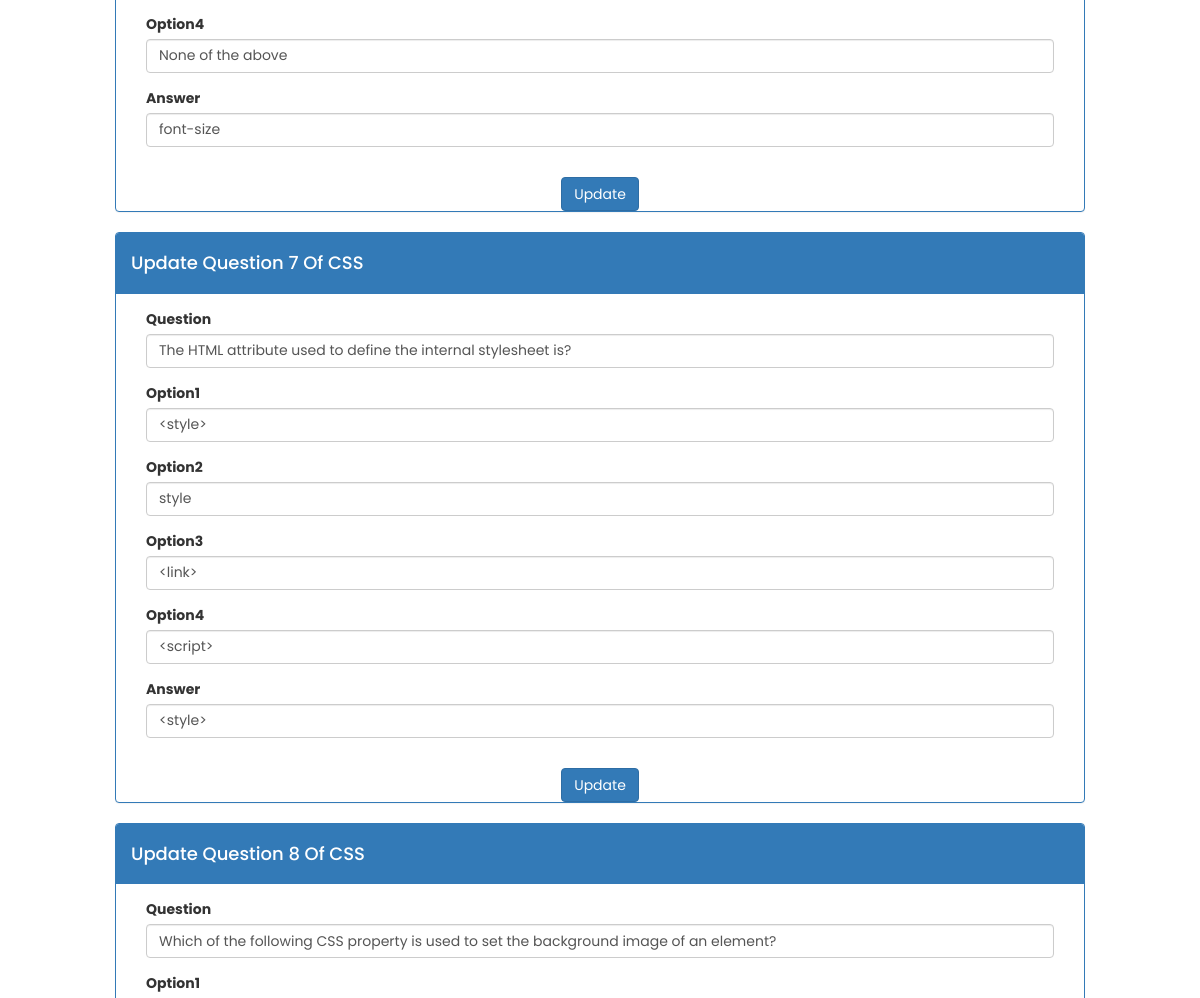
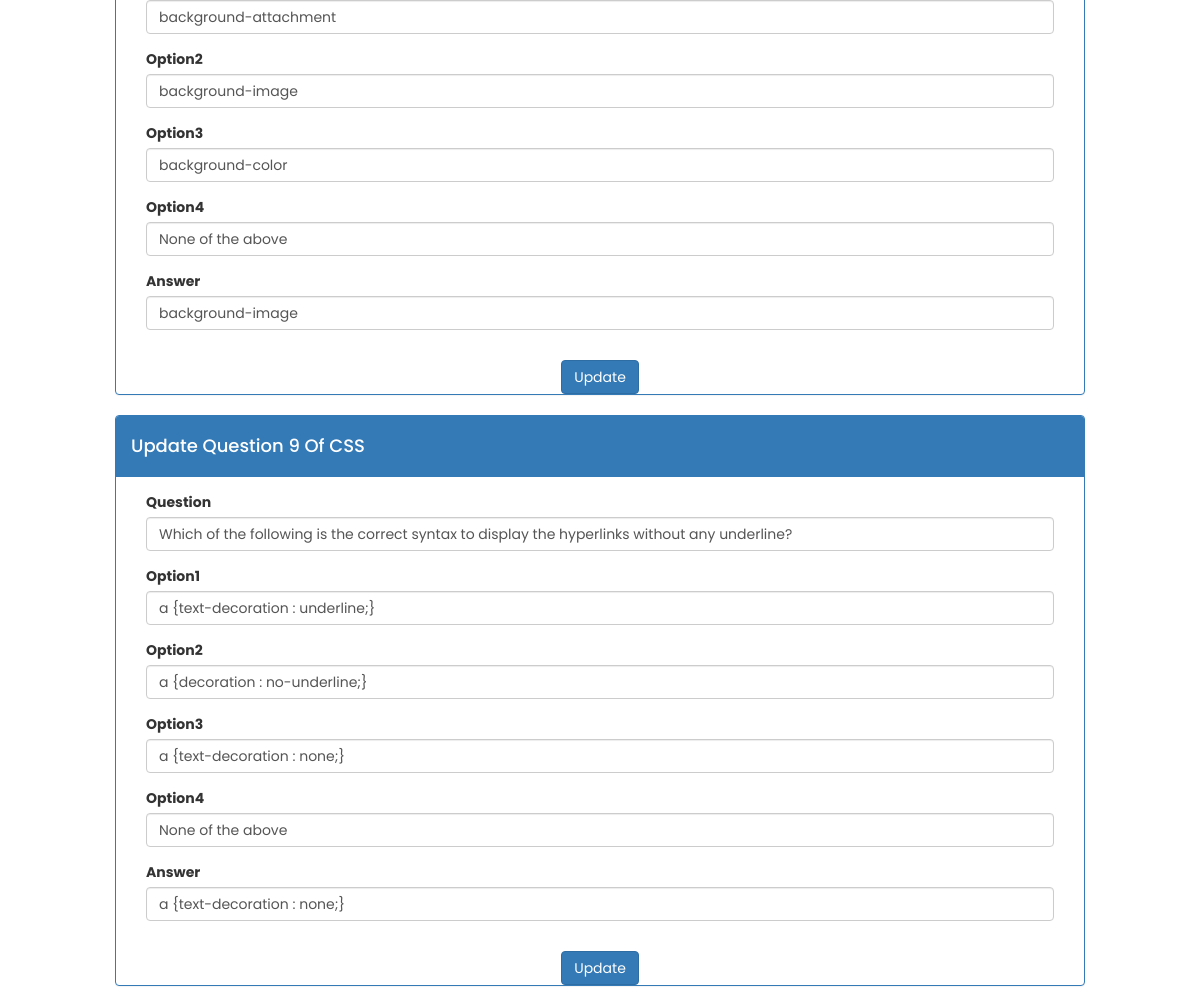
The app's page /edit_quiz.php?id=25 (lower part), older data (2 pictures, top to bottom).
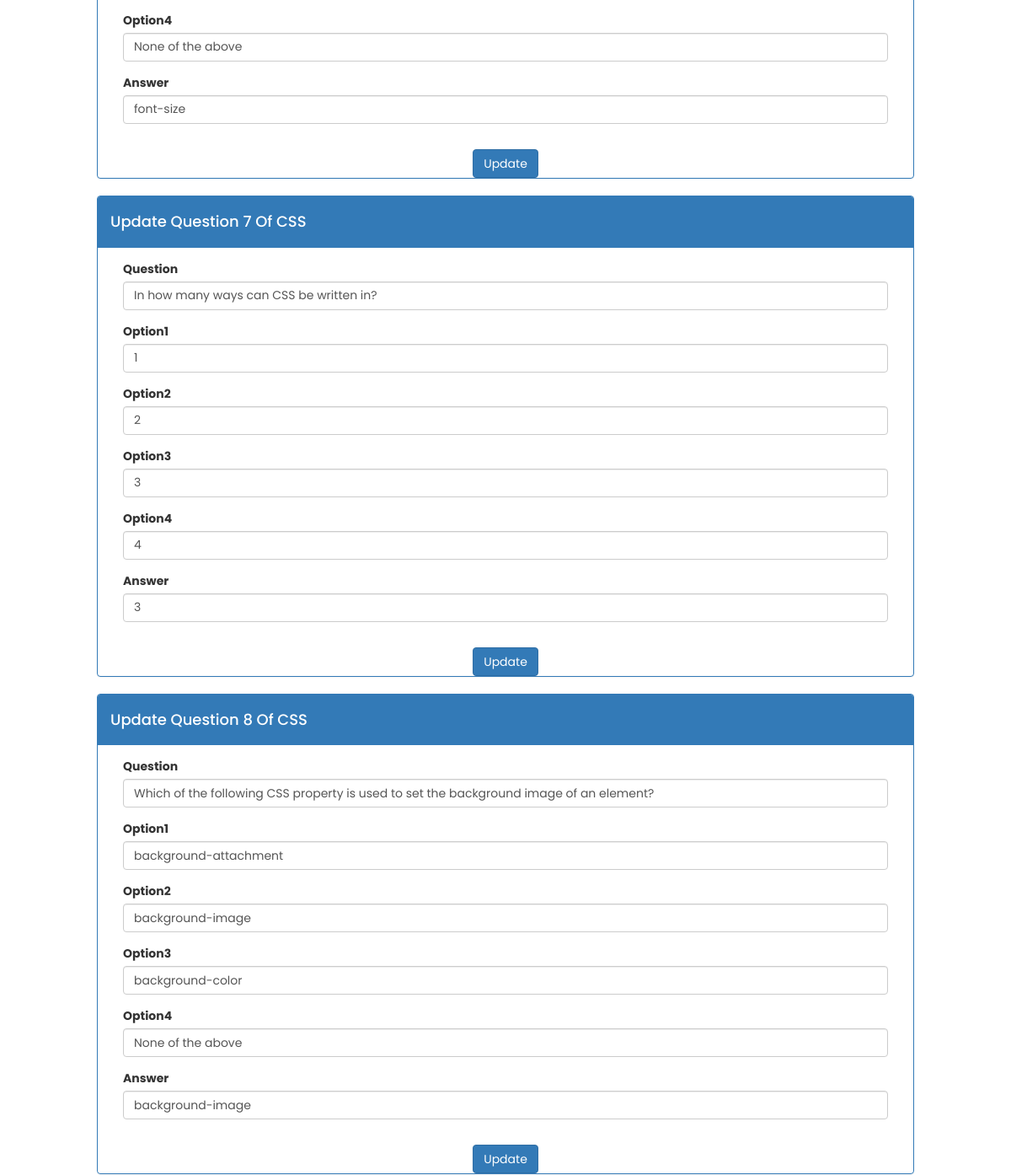
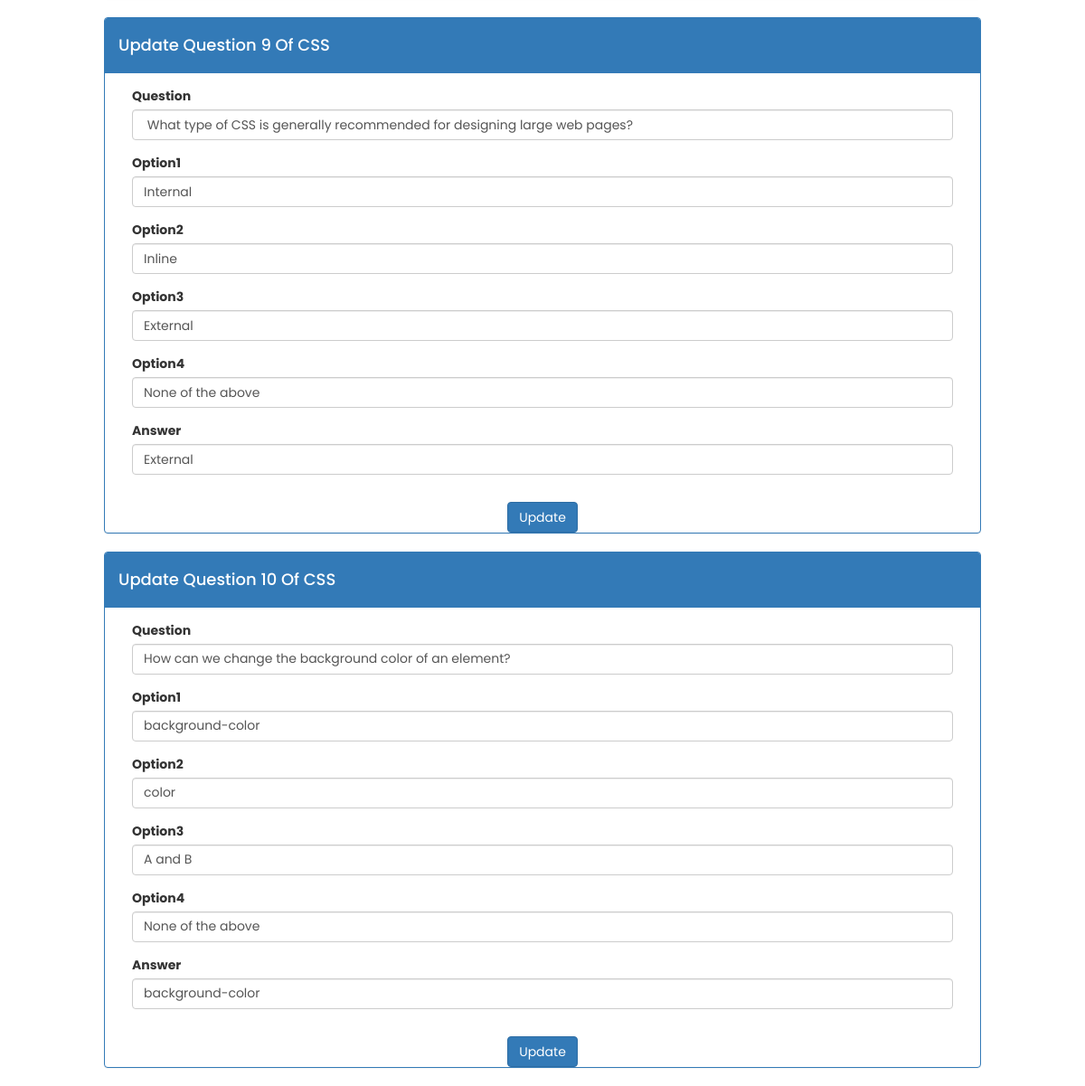
The same page, newer data (2 pictures, top to bottom).
### tables this page shows
CREATE TABLE `questions` (
  `id` int(255) NOT NULL,
  `question_id` int(255) NOT NULL,
  `question_name` varchar(1000) NOT NULL,
  `quiz_id` int(255) NOT NULL,
  `quiz_name` varchar(1000) NOT NULL,
  `option1` varchar(1000) NOT NULL,
  `option2` varchar(1000) NOT NULL,
  `option3` varchar(1000) DEFAULT NULL,
  `option4` varchar(1000) DEFAULT NULL,
  `answer_name` varchar(1000) NOT NULL,
  `userans` text NOT NULL
);

CREATE TABLE `quiz` (
  `quiz_id` int(255) NOT NULL,
  `quiz_name` varchar(255) NOT NULL,
  `subject_id` int(255) NOT NULL,
  `subject_name` varchar(255) NOT NULL,
  `course_id` int(255) NOT NULL,
  `course_name` varchar(255) NOT NULL,
  `NOQ` int(255) NOT NULL,
  `teacher_id` int(255) NOT NULL,
  `name` varchar(255) NOT NULL
);

### edit_quiz.php (the view, shortened to what this page needs)
<?php
require("includes/common.php");
?>
<html>
<head>
    <link rel="stylesheet" href="https://maxcdn.bootstrapcdn.com/bootstrap/3.3.7/css/bootstrap.min.css">
    <link rel="stylesheet" href="style.css">
</head>
<body>
    <?php
    $quiz_id = $_GET["id"];
    $qu = "SELECT * FROM quiz WHERE quiz_id=$quiz_id";
    $res = mysqli_query($con, $qu) or die(mysqli_error($con));
    $a = mysqli_fetch_array($res);
    $quiz_name = $a["quiz_name"];
    $NOQ = $a["NOQ"];
    if ($NOQ == 0) {
        echo "<center><h2><br><br><br><br><br>There isn't any Questions in this Quiz yet.</h2></center>";
    } else {
    ?>
        <br><br><br><br><br>
        <div class="container-fluid" id="content">
            <div class="row ">
                <div class="col-xs-12 col-lg-10 col-lg-offset-1 col-md-10 col-md-offset-1">
                    <?php
                    $que = "SELECT * FROM questions WHERE quiz_id=$quiz_id";
                    $res = mysqli_query($con, $que) or die(mysqli_error($con));
                    $n = 1;
                    while ($row = mysqli_fetch_array($res)) {
                    ?>
                        <div class="panel panel-primary" style="font-family:'Poppins'">
                            <div class="panel-heading">
                                <h4>Update Question <?php echo $n; ?> Of <?php echo $quiz_name; ?></h4>
                            </div>
                            <div class="panel-body">
                                <form action="update_quiz.php?id=<?php echo $row["question_id"]; ?>" method="POST">
                                    <div class="form-group col-sm-12 ">
                                        <label for="question_name">Question</label>
                                        <input class="form-control" name="question_name" value="<?php echo $row["question_name"]; ?>" required>
                                    </div>
                                    <div class="form-group col-sm-12 ">
                                        <label for="option1">Option1</label>
                                        <input class="form-control" name="option1" value="<?php echo $row["option1"]; ?>" required>
                                    </div>
                                    <div class="form-group col-sm-12 ">
                                        <label for="option2">Option2</label>
                                        <input class="form-control" name="option2" value="<?php echo $row["option2"]; ?>" required>
                                    </div>
                                    <div class="form-group col-sm-12 ">
                                        <label for="option3">Option3</label>
                                        <input class="form-control" name="option3" value="<?php echo $row["option3"]; ?>">
                                    </div>
                                    <div class="form-group col-sm-12 ">
                                        <label for="option4">Option4</label>
                                        <input class="form-control" name="option4" value="<?php echo $row["option4"]; ?>">
                                    </div>
                                    <div class="form-group col-sm-12 ">
                                        <label for="answer_name">Answer</label>
                                        <input class="form-control" name="answer_name" value="<?php echo $row["answer_name"]; ?>" required>
                                    </div>
                            </div>
                            <center>
                                <button type="submit" name="submit" value="update" class="btn btn-primary">Update</button>
                            </center>
                        </div>
                    <?php
                        $n++;
                    }
                    ?>
                </div>
            </div>
        <?php
    }
        ?>
        </div>
</body>
</html>

Row changes from the older to the newer data that the page shows:
changed questions: question_name "The HTML attribute used to define the internal stylesheet is?" → "In how many ways can CSS be written in?"; option1 "<style>" → "1"; option2 "style" → "2"; option3 "<link>" → "3"; option4 "<script>" → "4"; answer_name "<style>" → "3"
changed questions: question_name "Which of the following is the correct syntax to display the hyperlinks without any underline?" → "What type of CSS is generally recommended for designing large web pages?"; option1 "a {text-decoration : underline;}" → "Internal"; option2 "a {decoration : no-underline;}" → "Inline"; option3 "a {text-decoration : none;}" → "External"; answer_name "a {text-decoration : none;}" → "External"
added questions: quiz.quiz_name "CSS", question_name "How can we change the background color of an element?", option1 "background-color", option2 "color", option3 "A and B", option4 "None of the above", answer_name "background-color"
